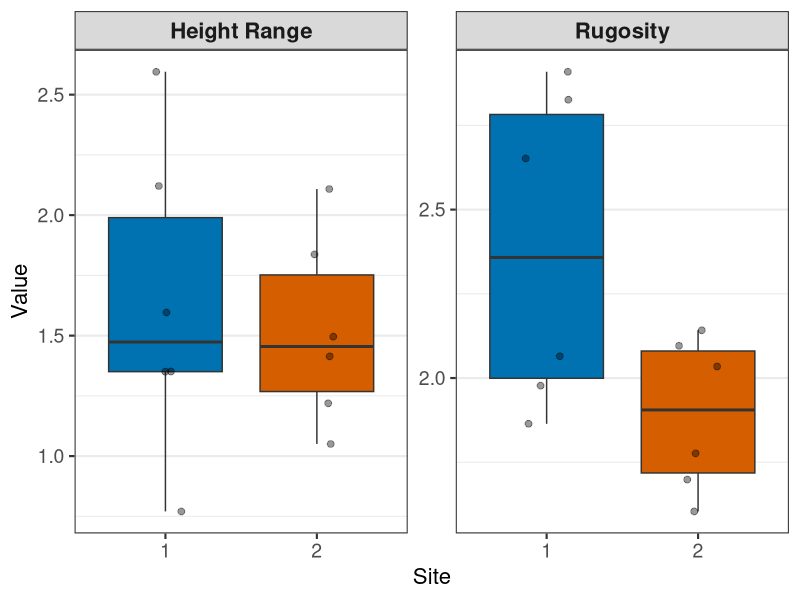

Source code (R):

library(tidyverse)


RDH_allreef <- read.csv("RDH_AllReef_V2.csv")


RDH_long <- RDH_allreef %>%
  pivot_longer(
    cols = c(Rugosity, HeightRange),
    names_to = "Metric",
    values_to = "Value"
  ) %>%
  mutate(
    Metric = recode(
      Metric,
      "Rugosity" = "Rugosity",
      "HeightRange" = "Height Range"
    ))

RDH_allreef %>%
  filter(Site == 1) %>%
  summarise(min(Rugosity, na.rm = TRUE))

allreefplot_v2 <- ggplot(RDH_long, aes(x = as.factor(Site), y = Value, fill = as.factor(Site))) +
  geom_boxplot()+
  geom_jitter(
    width = 0.15,
    alpha = 0.4,
    size = 2
  ) +
  facet_wrap(~Metric, scales = "free_y") +
  scale_fill_manual(
    values = c("#0072B2", "#D55E00"),  # Okabe-Ito palette
    name = ""
  ) +
  labs(
    x = "Site",
    y = "Value"
  ) +
  theme_bw(base_size = 16) +
  theme(
    strip.text = element_text(size = 16, face = "bold"),
    axis.title = element_text(size = 16),
    axis.text = element_text(size = 14),
    legend.title = element_text(size = 15),
    legend.text = element_text(size = 14),
    legend.position = "none",
    panel.grid.major.x = element_blank()
  )
  
